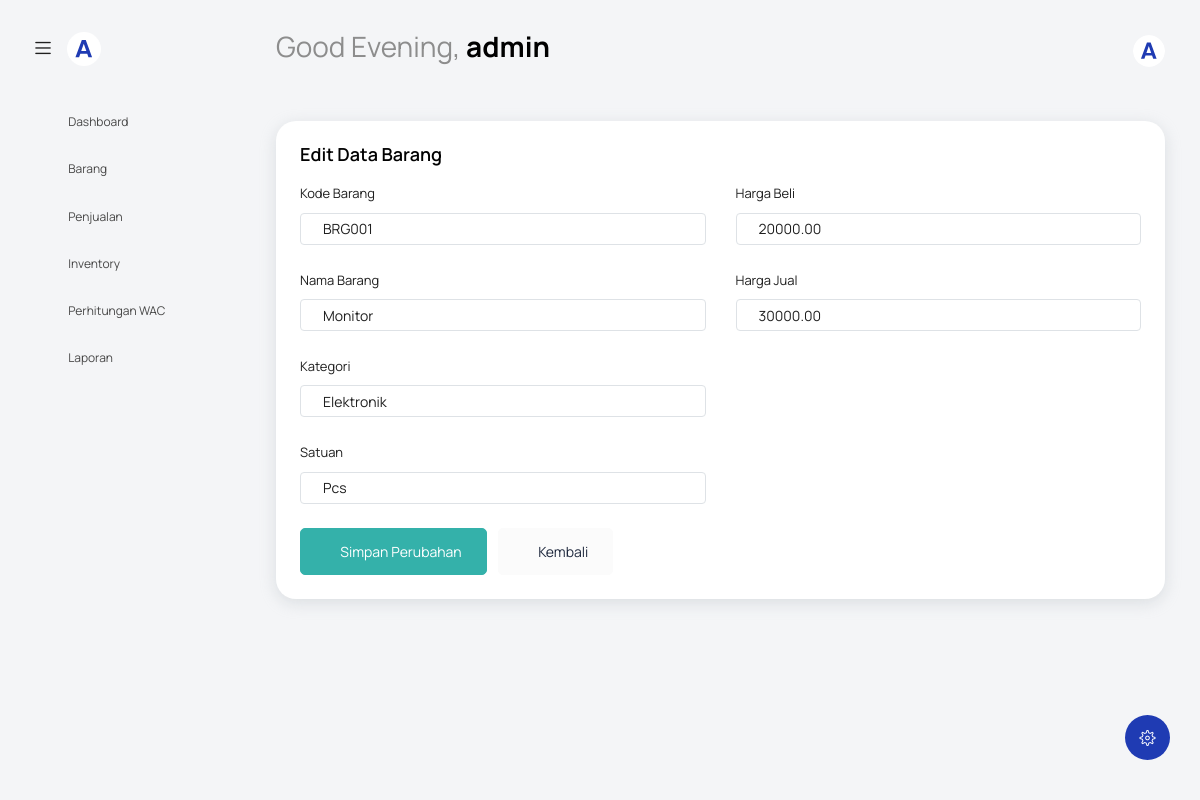
The page /index.php?page=edit-data&id=8 (signed in) on the database its author committed.
### tables this page shows
CREATE TABLE `barang` (
  `id_barang` int NOT NULL,
  `kode_barang` varchar(50) NOT NULL,
  `nama_barang` varchar(100) NOT NULL,
  `kategori` varchar(50) DEFAULT NULL,
  `satuan` varchar(20) DEFAULT NULL,
  `harga_beli` decimal(12,2) NOT NULL DEFAULT '0.00',
  `harga_jual` decimal(12,2) NOT NULL DEFAULT '0.00'
);

### view/barang/edit-data.php (the view, shortened to what this page needs)
<?php
include 'koneksi.php';
include 'view/template/header.php';
$id = $_GET['id'];
$query = "SELECT * FROM barang WHERE id_barang = '$id'";
$result = mysqli_query($koneksi, $query);
$data = mysqli_fetch_assoc($result);
?>
<body class="with-welcome-text">
  <div class="container-scroller">
    <?php include 'view/template/navbar.php'; ?>
    <div class="container-fluid page-body-wrapper">
      <?php include 'view/template/setting_panel.php'; ?>
      <?php include 'view/template/sidebar.php'; ?>
      <div class="main-panel">
        <div class="content-wrapper">
          <div class="row">
            <div class="col-sm-12">
              <div class="card">
                <div class="card-body">
                  <h4 class="card-title">Edit Data Barang</h4>
                  <form class="forms-sample" method="POST" action="index.php?page=controller/ProdukController">
                    <div class="row">
                      <div class="col-md-6">
                        <div class="form-group">
                          <label>Kode Barang</label>
                          <input type="text" class="form-control" name="kode_barang" value="<?= htmlspecialchars($data['kode_barang']) ?>" required>
                        </div>
                        <div class="form-group">
                          <label>Nama Barang</label>
                          <input type="text" class="form-control" name="nama_barang" value="<?= htmlspecialchars($data['nama_barang']) ?>" required>
                        </div>
                        <div class="form-group">
                          <label>Kategori</label>
                          <input type="text" class="form-control" name="kategori" value="<?= htmlspecialchars($data['kategori']) ?>" required>
                        </div>
                        <div class="form-group">
                          <label>Satuan</label>
                          <input type="text" class="form-control" name="satuan" value="<?= htmlspecialchars($data['satuan']) ?>" required>
                        </div>
                      </div>
                      <div class="col-md-6">
                        <div class="form-group">
                          <label>Harga Beli</label>
                          <input type="number" step="0.01" class="form-control" name="harga_beli" value="<?= $data['harga_beli'] ?>" required>
                        </div>
                        <div class="form-group">
                          <label>Harga Jual</label>
                          <input type="number" step="0.01" class="form-control" name="harga_jual" value="<?= $data['harga_jual'] ?>" required>
                        </div>
                      </div>
                    </div>
                    <button type="submit" class="btn btn-success me-2">
                      <i class="mdi mdi-check"></i> Simpan Perubahan
                    </button>
                    <a href="../../index.php?page=barang" class="btn btn-light">
                      <i class="mdi mdi-arrow-left"></i> Kembali
                    </a>
                  </form>
                </div>
              </div>
            </div>
          </div>
        </div>
      </div>
    </div>
  </div>
</body>
</html>

### rows shown on the page
barang: kode_barang "BRG001", nama_barang "Monitor", kategori "Elektronik", satuan "Pcs", harga_beli "20000.00", harga_jual "30000.00"

### other values the page prints
$namaPengguna "admin"
$item['title'] "Dashboard"
$item['title'] "Barang"
$item['title'] "Penjualan"
$item['title'] "Inventory"
$item['title'] "Perhitungan WAC"
$item['title'] "Laporan"
